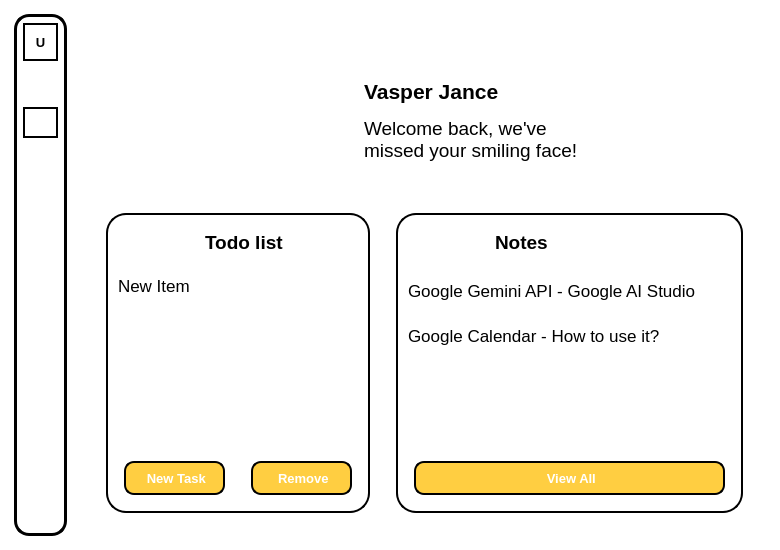
<?xml version="1.0" encoding="UTF-8"?>
<ui version="4.0">
 <class>MainWindow</class>
 <widget class="QMainWindow" name="MainWindow">
  <property name="geometry">
   <rect>
    <x>0</x>
    <y>0</y>
    <width>780</width>
    <height>550</height>
   </rect>
  </property>
  <property name="minimumSize">
   <size>
    <width>780</width>
    <height>550</height>
   </size>
  </property>
  <property name="windowTitle">
   <string>MainWindow</string>
  </property>
  <property name="styleSheet">
   <string notr="true">padding: 0px;
border: 0px;
background-color: white;</string>
  </property>
  <widget class="QWidget" name="centralwidget">
   <layout class="QHBoxLayout" name="horizontalLayout">
    <item>
     <widget class="QWidget" name="widget" native="true">
      <property name="styleSheet">
       <string notr="true">max-width: 50px;
background-color: white;
border-radius: 15px;
border: 3px solid black;
padding: 0px;
margin: 5px;</string>
      </property>
      <layout class="QVBoxLayout" name="verticalLayout_2">
       <item>
        <widget class="QLabel" name="label">
         <property name="font">
          <font>
           <pointsize>10</pointsize>
           <weight>75</weight>
           <bold>true</bold>
          </font>
         </property>
         <property name="styleSheet">
          <string notr="true">min-height: 34px;
min-width: 31px;
border: 2px solid black;
border-radius: 18px;</string>
         </property>
         <property name="text">
          <string>U</string>
         </property>
         <property name="alignment">
          <set>Qt::AlignCenter</set>
         </property>
        </widget>
       </item>
       <item>
        <widget class="QLabel" name="label_5">
         <property name="styleSheet">
          <string notr="true">border: 0px;</string>
         </property>
         <property name="text">
          <string/>
         </property>
        </widget>
       </item>
       <item>
        <widget class="QLabel" name="label_2">
         <property name="font">
          <font>
           <pointsize>10</pointsize>
           <weight>75</weight>
           <bold>true</bold>
          </font>
         </property>
         <property name="styleSheet">
          <string notr="true">max-height: 22px;
border: 2px solid black;
padding: 6px;
border-radius: 18px;</string>
         </property>
         <property name="text">
          <string/>
         </property>
         <property name="pixmap">
          <pixmap>../Image/home_a.png</pixmap>
         </property>
         <property name="scaledContents">
          <bool>true</bool>
         </property>
         <property name="alignment">
          <set>Qt::AlignCenter</set>
         </property>
        </widget>
       </item>
       <item>
        <widget class="QLabel" name="label_3">
         <property name="font">
          <font>
           <pointsize>10</pointsize>
           <weight>75</weight>
           <bold>true</bold>
          </font>
         </property>
         <property name="styleSheet">
          <string notr="true">QLabel{
	max-height: 22px;
	border: 2px solid white;
	padding: 6px;
	border-radius: 18px;
}

QLabel:hover{
	max-height: 22px;
	border: 2px solid gray;
	padding: 6px;
	border-radius: 18px;
}</string>
         </property>
         <property name="text">
          <string/>
         </property>
         <property name="pixmap">
          <pixmap>../Image/notes_d.png</pixmap>
         </property>
         <property name="scaledContents">
          <bool>true</bool>
         </property>
         <property name="alignment">
          <set>Qt::AlignCenter</set>
         </property>
        </widget>
       </item>
       <item>
        <widget class="QLabel" name="label_4">
         <property name="font">
          <font>
           <pointsize>10</pointsize>
           <weight>75</weight>
           <bold>true</bold>
          </font>
         </property>
         <property name="styleSheet">
          <string notr="true">QLabel{
	max-height: 22px;
	border: 2px solid white;
	padding: 6px;
	border-radius: 18px;
}

QLabel:hover{
	max-height: 22px;
	border: 2px solid gray;
	padding: 6px;
	border-radius: 18px;
}</string>
         </property>
         <property name="text">
          <string/>
         </property>
         <property name="pixmap">
          <pixmap>../Image/chat_d.png</pixmap>
         </property>
         <property name="scaledContents">
          <bool>true</bool>
         </property>
         <property name="alignment">
          <set>Qt::AlignCenter</set>
         </property>
        </widget>
       </item>
       <item>
        <spacer name="verticalSpacer">
         <property name="orientation">
          <enum>Qt::Vertical</enum>
         </property>
         <property name="sizeHint" stdset="0">
          <size>
           <width>20</width>
           <height>40</height>
          </size>
         </property>
        </spacer>
       </item>
       <item>
        <widget class="QLabel" name="label_6">
         <property name="font">
          <font>
           <pointsize>10</pointsize>
           <weight>75</weight>
           <bold>true</bold>
          </font>
         </property>
         <property name="styleSheet">
          <string notr="true">QLabel{
	max-height: 22px;
	border: 2px solid white;
	padding: 6px;
	border-radius: 18px;
}

QLabel:hover{
	max-height: 22px;
	border: 2px solid gray;
	padding: 6px;
	border-radius: 18px;
}</string>
         </property>
         <property name="text">
          <string/>
         </property>
         <property name="pixmap">
          <pixmap>../Image/about_b.png</pixmap>
         </property>
         <property name="scaledContents">
          <bool>true</bool>
         </property>
         <property name="alignment">
          <set>Qt::AlignCenter</set>
         </property>
        </widget>
       </item>
      </layout>
     </widget>
    </item>
    <item>
     <widget class="QWidget" name="widget_2" native="true">
      <property name="styleSheet">
       <string notr="true">padding: 0px;
border: 0px;</string>
      </property>
      <layout class="QVBoxLayout" name="verticalLayout">
       <item>
        <widget class="QWidget" name="widget_5" native="true">
         <property name="styleSheet">
          <string notr="true">margin-top: 20px;
min-height: 150px;
max-height: 150px;</string>
         </property>
         <layout class="QHBoxLayout" name="horizontalLayout_2">
          <item>
           <spacer name="horizontalSpacer">
            <property name="orientation">
             <enum>Qt::Horizontal</enum>
            </property>
            <property name="sizeHint" stdset="0">
             <size>
              <width>40</width>
              <height>20</height>
             </size>
            </property>
           </spacer>
          </item>
          <item>
           <widget class="QLabel" name="label_7">
            <property name="styleSheet">
             <string notr="true">max-width: 120px;
min-width: 120px;
max-height: 120px;
min-height: 120px;</string>
            </property>
            <property name="text">
             <string/>
            </property>
            <property name="pixmap">
             <pixmap>../Image/welcome.png</pixmap>
            </property>
            <property name="scaledContents">
             <bool>true</bool>
            </property>
           </widget>
          </item>
          <item>
           <widget class="QWidget" name="widget_6" native="true">
            <property name="styleSheet">
             <string notr="true">max-height: 120px;
min-height: 120px;</string>
            </property>
            <layout class="QVBoxLayout" name="verticalLayout_3">
             <item>
              <widget class="QTextBrowser" name="textBrowser">
               <property name="styleSheet">
                <string notr="true">min-width: 250px;</string>
               </property>
               <property name="html">
                <string>&lt;!DOCTYPE HTML PUBLIC &quot;-//W3C//DTD HTML 4.0//EN&quot; &quot;http://www.w3.org/TR/REC-html40/strict.dtd&quot;&gt;
&lt;html&gt;&lt;head&gt;&lt;meta name=&quot;qrichtext&quot; content=&quot;1&quot; /&gt;&lt;style type=&quot;text/css&quot;&gt;
p, li { white-space: pre-wrap; }
&lt;/style&gt;&lt;/head&gt;&lt;body style=&quot; font-family:'MS Shell Dlg 2'; font-size:8.25pt; font-weight:400; font-style:normal;&quot;&gt;
&lt;p style=&quot;-qt-paragraph-type:empty; margin-top:0px; margin-bottom:0px; margin-left:0px; margin-right:0px; -qt-block-indent:0; text-indent:0px; font-family:'Segoe UI ';&quot;&gt;&lt;br /&gt;&lt;/p&gt;
&lt;p style=&quot; margin-top:0px; margin-bottom:0px; margin-left:0px; margin-right:0px; -qt-block-indent:0; text-indent:0px;&quot;&gt;&lt;span style=&quot; font-family:'Segoe UI '; font-size:16pt; font-weight:600;&quot;&gt;Vasper Jance&lt;/span&gt;&lt;/p&gt;
&lt;p style=&quot;-qt-paragraph-type:empty; margin-top:0px; margin-bottom:0px; margin-left:0px; margin-right:0px; -qt-block-indent:0; text-indent:0px; font-family:'Segoe UI '; font-size:8pt; font-weight:600;&quot;&gt;&lt;br /&gt;&lt;/p&gt;
&lt;p style=&quot; margin-top:0px; margin-bottom:0px; margin-left:0px; margin-right:0px; -qt-block-indent:0; text-indent:0px;&quot;&gt;&lt;span style=&quot; font-family:'Segoe UI '; font-size:14pt;&quot;&gt;Welcome back, we've missed your smiling face!&lt;/span&gt;&lt;/p&gt;&lt;/body&gt;&lt;/html&gt;</string>
               </property>
              </widget>
             </item>
            </layout>
           </widget>
          </item>
          <item>
           <spacer name="horizontalSpacer_2">
            <property name="orientation">
             <enum>Qt::Horizontal</enum>
            </property>
            <property name="sizeHint" stdset="0">
             <size>
              <width>40</width>
              <height>20</height>
             </size>
            </property>
           </spacer>
          </item>
         </layout>
        </widget>
       </item>
       <item>
        <widget class="QWidget" name="widget_4" native="true">
         <property name="styleSheet">
          <string notr="true"/>
         </property>
         <layout class="QHBoxLayout" name="horizontalLayout_5">
          <item>
           <widget class="QWidget" name="widget_3" native="true">
            <property name="styleSheet">
             <string notr="true">border: 2px solid black;
border-radius: 20px;
margin: 10px;
max-width: 260%;</string>
            </property>
            <layout class="QVBoxLayout" name="verticalLayout_4">
             <item>
              <widget class="QWidget" name="widget_7" native="true">
               <property name="styleSheet">
                <string notr="true">border: 0px;
margin-bottom: 0px;</string>
               </property>
               <layout class="QHBoxLayout" name="horizontalLayout_3">
                <item>
                 <widget class="QLabel" name="label_8">
                  <property name="styleSheet">
                   <string notr="true">max-width: 50px;
max-height: 50px;</string>
                  </property>
                  <property name="text">
                   <string/>
                  </property>
                  <property name="pixmap">
                   <pixmap>../Image/todo.png</pixmap>
                  </property>
                  <property name="scaledContents">
                   <bool>true</bool>
                  </property>
                 </widget>
                </item>
                <item>
                 <widget class="QLabel" name="label_9">
                  <property name="font">
                   <font>
                    <family>Segoe UI</family>
                    <pointsize>14</pointsize>
                    <weight>75</weight>
                    <bold>true</bold>
                   </font>
                  </property>
                  <property name="text">
                   <string>Todo list</string>
                  </property>
                 </widget>
                </item>
               </layout>
              </widget>
             </item>
             <item>
              <widget class="QListWidget" name="listWidget">
               <property name="font">
                <font>
                 <pointsize>13</pointsize>
                </font>
               </property>
               <property name="styleSheet">
                <string notr="true">QListWidget{
	border: 0px;
	margin-top: 0px;
}

QListWidget::item {
	height: 35px;
}

QListWidget::item::hover{
	height: 35px;
	background-color: white;
	color: black;
}

QListWidget::item::pressed{
	height: 35px;
	background-color: white;
	color: black;
}

QListWidget::item::selected{
	height: 35px;
	background-color: white;
	color: black;
	border: 0px;
}</string>
               </property>
               <property name="verticalScrollBarPolicy">
                <enum>Qt::ScrollBarAlwaysOff</enum>
               </property>
               <property name="horizontalScrollBarPolicy">
                <enum>Qt::ScrollBarAlwaysOff</enum>
               </property>
               <item>
                <property name="text">
                 <string>New Item</string>
                </property>
                <property name="checkState">
                 <enum>Unchecked</enum>
                </property>
                <property name="flags">
                 <set>ItemIsUserCheckable|ItemIsEnabled</set>
                </property>
               </item>
              </widget>
             </item>
             <item>
              <widget class="QWidget" name="widget_10" native="true">
               <property name="styleSheet">
                <string notr="true">border: 0px;</string>
               </property>
               <layout class="QHBoxLayout" name="horizontalLayout_7">
                <item>
                 <widget class="QPushButton" name="pushButton_6">
                  <property name="font">
                   <font>
                    <family>Segoe UI</family>
                    <pointsize>10</pointsize>
                    <weight>75</weight>
                    <bold>true</bold>
                   </font>
                  </property>
                  <property name="styleSheet">
                   <string notr="true">QPushButton{
	border: 2px solid black;
	height: 30px;
	border-radius: 10px;
	background-color: #FFCE41;
	color: white;
}

QPushButton::hover{
	border: 3px solid black;
	height: 30px;
	border-radius: 10px;
	background-color: #FFCE41;
}

QPushButton::pressed{
	border: 3px solid black;
	height: 30px;
	border-radius: 10px;
	background-color: rgb(234, 188, 59);
}</string>
                  </property>
                  <property name="text">
                   <string> New Task</string>
                  </property>
                  <property name="icon">
                   <iconset>
                    <normaloff>../Image/new.png</normaloff>../Image/new.png</iconset>
                  </property>
                  <property name="iconSize">
                   <size>
                    <width>16</width>
                    <height>16</height>
                   </size>
                  </property>
                 </widget>
                </item>
                <item>
                 <widget class="QPushButton" name="pushButton_7">
                  <property name="font">
                   <font>
                    <family>Segoe UI</family>
                    <pointsize>10</pointsize>
                    <weight>75</weight>
                    <bold>true</bold>
                   </font>
                  </property>
                  <property name="styleSheet">
                   <string notr="true">QPushButton{
	border: 2px solid black;
	height: 30px;
	border-radius: 10px;
	background-color: #FFCE41;
	color: white;
}

QPushButton::hover{
	border: 3px solid black;
	height: 30px;
	border-radius: 10px;
	background-color: #FFCE41;
}

QPushButton::pressed{
	border: 3px solid black;
	height: 30px;
	border-radius: 10px;
	background-color: rgb(234, 188, 59);
}</string>
                  </property>
                  <property name="text">
                   <string> Remove</string>
                  </property>
                  <property name="icon">
                   <iconset>
                    <normaloff>../Image/remove.png</normaloff>../Image/remove.png</iconset>
                  </property>
                  <property name="iconSize">
                   <size>
                    <width>16</width>
                    <height>16</height>
                   </size>
                  </property>
                 </widget>
                </item>
               </layout>
              </widget>
             </item>
            </layout>
           </widget>
          </item>
          <item>
           <widget class="QWidget" name="widget_8" native="true">
            <property name="styleSheet">
             <string notr="true">border: 2px solid black;
border-radius: 20px;
margin: 10px;</string>
            </property>
            <layout class="QVBoxLayout" name="verticalLayout_5">
             <item>
              <widget class="QWidget" name="widget_9" native="true">
               <property name="styleSheet">
                <string notr="true">border: 0px;
margin-bottom: 0px;</string>
               </property>
               <layout class="QHBoxLayout" name="horizontalLayout_4">
                <item>
                 <widget class="QLabel" name="label_10">
                  <property name="styleSheet">
                   <string notr="true">max-width: 50px;
max-height: 50px;</string>
                  </property>
                  <property name="text">
                   <string/>
                  </property>
                  <property name="pixmap">
                   <pixmap>../Image/all_note.png</pixmap>
                  </property>
                  <property name="scaledContents">
                   <bool>true</bool>
                  </property>
                 </widget>
                </item>
                <item>
                 <widget class="QLabel" name="label_11">
                  <property name="font">
                   <font>
                    <family>Segoe UI</family>
                    <pointsize>14</pointsize>
                    <weight>75</weight>
                    <bold>true</bold>
                   </font>
                  </property>
                  <property name="text">
                   <string>Notes</string>
                  </property>
                 </widget>
                </item>
               </layout>
              </widget>
             </item>
             <item>
              <widget class="QListWidget" name="listWidget_2">
               <property name="font">
                <font>
                 <pointsize>13</pointsize>
                </font>
               </property>
               <property name="styleSheet">
                <string notr="true">QListWidget{
	border: 0px;
	margin-top: 0px;
}

QListWidget::item {
	height: 35px;
	margin: 5px;
}</string>
               </property>
               <property name="verticalScrollBarPolicy">
                <enum>Qt::ScrollBarAlwaysOff</enum>
               </property>
               <property name="horizontalScrollBarPolicy">
                <enum>Qt::ScrollBarAlwaysOff</enum>
               </property>
               <item>
                <property name="text">
                 <string>Google Gemini API - Google AI Studio</string>
                </property>
               </item>
               <item>
                <property name="text">
                 <string>Google Calendar - How to use it?</string>
                </property>
               </item>
              </widget>
             </item>
             <item>
              <widget class="QWidget" name="widget_11" native="true">
               <property name="styleSheet">
                <string notr="true">border: 0px;</string>
               </property>
               <layout class="QHBoxLayout" name="horizontalLayout_8">
                <item>
                 <widget class="QPushButton" name="pushButton_2">
                  <property name="font">
                   <font>
                    <family>Segoe UI</family>
                    <pointsize>10</pointsize>
                    <weight>75</weight>
                    <bold>true</bold>
                   </font>
                  </property>
                  <property name="styleSheet">
                   <string notr="true">QPushButton{
	border: 2px solid black;
	height: 30px;
	border-radius: 10px;
	background-color: #FFCE41;
	color: white;
}

QPushButton::hover{
	border: 3px solid black;
	height: 30px;
	border-radius: 10px;
	background-color: #FFCE41;
}

QPushButton::pressed{
	border: 3px solid black;
	height: 30px;
	border-radius: 10px;
	background-color: rgb(234, 188, 59);
}</string>
                  </property>
                  <property name="text">
                   <string> View All</string>
                  </property>
                  <property name="icon">
                   <iconset>
                    <normaloff>../Image/all_note_view.png</normaloff>../Image/all_note_view.png</iconset>
                  </property>
                  <property name="iconSize">
                   <size>
                    <width>18</width>
                    <height>16</height>
                   </size>
                  </property>
                 </widget>
                </item>
               </layout>
              </widget>
             </item>
            </layout>
           </widget>
          </item>
         </layout>
        </widget>
       </item>
      </layout>
     </widget>
    </item>
   </layout>
  </widget>
 </widget>
 <resources/>
 <connections/>
</ui>
